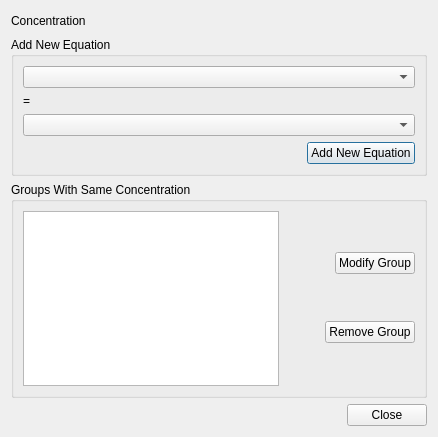
<?xml version="1.0" encoding="UTF-8"?>
<ui version="4.0">
 <class>icfixDialog</class>
 <widget class="QDialog" name="icfixDialog">
  <property name="geometry">
   <rect>
    <x>0</x>
    <y>0</y>
    <width>429</width>
    <height>437</height>
   </rect>
  </property>
  <property name="sizePolicy">
   <sizepolicy hsizetype="MinimumExpanding" vsizetype="MinimumExpanding">
    <horstretch>0</horstretch>
    <verstretch>0</verstretch>
   </sizepolicy>
  </property>
  <property name="windowTitle">
   <string>Dialog</string>
  </property>
  <layout class="QVBoxLayout" name="verticalLayout">
   <item>
    <layout class="QHBoxLayout" name="horizontalLayout">
     <item>
      <widget class="QLabel" name="label">
       <property name="text">
        <string>Concentration</string>
       </property>
      </widget>
     </item>
     <item>
      <spacer name="horizontalSpacer_3">
       <property name="orientation">
        <enum>Qt::Horizontal</enum>
       </property>
       <property name="sizeHint" stdset="0">
        <size>
         <width>40</width>
         <height>20</height>
        </size>
       </property>
      </spacer>
     </item>
    </layout>
   </item>
   <item>
    <widget class="QGroupBox" name="groupBox">
     <property name="title">
      <string>Add New Equation</string>
     </property>
     <layout class="QVBoxLayout" name="verticalLayout_3">
      <item>
       <widget class="QComboBox" name="tCB2">
        <property name="sizePolicy">
         <sizepolicy hsizetype="Minimum" vsizetype="Fixed">
          <horstretch>0</horstretch>
          <verstretch>0</verstretch>
         </sizepolicy>
        </property>
       </widget>
      </item>
      <item>
       <widget class="QLabel" name="label_2">
        <property name="sizePolicy">
         <sizepolicy hsizetype="Fixed" vsizetype="Preferred">
          <horstretch>0</horstretch>
          <verstretch>0</verstretch>
         </sizepolicy>
        </property>
        <property name="minimumSize">
         <size>
          <width>10</width>
          <height>0</height>
         </size>
        </property>
        <property name="text">
         <string>=</string>
        </property>
       </widget>
      </item>
      <item>
       <widget class="QComboBox" name="tCB1">
        <property name="sizePolicy">
         <sizepolicy hsizetype="Minimum" vsizetype="Fixed">
          <horstretch>0</horstretch>
          <verstretch>0</verstretch>
         </sizepolicy>
        </property>
       </widget>
      </item>
      <item>
       <layout class="QHBoxLayout" name="horizontalLayout_2">
        <item>
         <spacer name="horizontalSpacer_5">
          <property name="orientation">
           <enum>Qt::Horizontal</enum>
          </property>
          <property name="sizeHint" stdset="0">
           <size>
            <width>40</width>
            <height>20</height>
           </size>
          </property>
         </spacer>
        </item>
        <item>
         <widget class="QPushButton" name="addButton">
          <property name="text">
           <string>Add New Equation</string>
          </property>
         </widget>
        </item>
       </layout>
      </item>
     </layout>
    </widget>
   </item>
   <item>
    <widget class="QGroupBox" name="groupBox_2">
     <property name="sizePolicy">
      <sizepolicy hsizetype="Minimum" vsizetype="Preferred">
       <horstretch>0</horstretch>
       <verstretch>0</verstretch>
      </sizepolicy>
     </property>
     <property name="title">
      <string>Groups With Same Concentration</string>
     </property>
     <layout class="QHBoxLayout" name="horizontalLayout_7">
      <item>
       <widget class="QListView" name="listView">
        <property name="sizePolicy">
         <sizepolicy hsizetype="Minimum" vsizetype="Expanding">
          <horstretch>0</horstretch>
          <verstretch>0</verstretch>
         </sizepolicy>
        </property>
       </widget>
      </item>
      <item>
       <layout class="QVBoxLayout" name="verticalLayout_2">
        <item>
         <layout class="QHBoxLayout" name="horizontalLayout_4">
          <item>
           <spacer name="horizontalSpacer_2">
            <property name="orientation">
             <enum>Qt::Horizontal</enum>
            </property>
            <property name="sizeHint" stdset="0">
             <size>
              <width>40</width>
              <height>20</height>
             </size>
            </property>
           </spacer>
          </item>
          <item>
           <widget class="QPushButton" name="modifyButton">
            <property name="text">
             <string>Modify Group</string>
            </property>
           </widget>
          </item>
         </layout>
        </item>
        <item>
         <layout class="QHBoxLayout" name="horizontalLayout_6">
          <item>
           <spacer name="horizontalSpacer_4">
            <property name="orientation">
             <enum>Qt::Horizontal</enum>
            </property>
            <property name="sizeHint" stdset="0">
             <size>
              <width>40</width>
              <height>20</height>
             </size>
            </property>
           </spacer>
          </item>
          <item>
           <widget class="QPushButton" name="removeButton">
            <property name="text">
             <string>Remove Group</string>
            </property>
           </widget>
          </item>
         </layout>
        </item>
       </layout>
      </item>
     </layout>
    </widget>
   </item>
   <item>
    <layout class="QHBoxLayout" name="horizontalLayout_3">
     <item>
      <spacer name="horizontalSpacer">
       <property name="orientation">
        <enum>Qt::Horizontal</enum>
       </property>
       <property name="sizeHint" stdset="0">
        <size>
         <width>40</width>
         <height>20</height>
        </size>
       </property>
      </spacer>
     </item>
     <item>
      <widget class="QPushButton" name="okButton">
       <property name="text">
        <string>Close</string>
       </property>
      </widget>
     </item>
    </layout>
   </item>
  </layout>
 </widget>
 <resources/>
 <connections/>
</ui>
